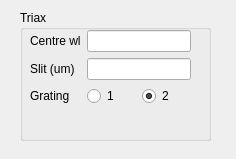
<?xml version="1.0" encoding="UTF-8"?>
<ui version="4.0">
 <class>Form</class>
 <widget class="QWidget" name="Form">
  <property name="geometry">
   <rect>
    <x>0</x>
    <y>0</y>
    <width>236</width>
    <height>159</height>
   </rect>
  </property>
  <property name="windowTitle">
   <string>Form</string>
  </property>
  <widget class="QGroupBox" name="groupBox">
   <property name="geometry">
    <rect>
     <x>20</x>
     <y>10</y>
     <width>191</width>
     <height>131</height>
    </rect>
   </property>
   <property name="title">
    <string>Triax </string>
   </property>
   <widget class="QWidget" name="formLayoutWidget">
    <property name="geometry">
     <rect>
      <x>10</x>
      <y>20</y>
      <width>161</width>
      <height>98</height>
     </rect>
    </property>
    <layout class="QFormLayout" name="formLayout">
     <item row="0" column="0">
      <widget class="QLabel" name="label">
       <property name="text">
        <string>Centre wl</string>
       </property>
      </widget>
     </item>
     <item row="1" column="0">
      <widget class="QLabel" name="label_2">
       <property name="text">
        <string>Slit (um)</string>
       </property>
      </widget>
     </item>
     <item row="2" column="0">
      <widget class="QLabel" name="label_3">
       <property name="text">
        <string>Grating</string>
       </property>
      </widget>
     </item>
     <item row="2" column="1">
      <layout class="QHBoxLayout" name="horizontalLayout">
       <item>
        <widget class="QRadioButton" name="grating_1_radioButton">
         <property name="text">
          <string>1</string>
         </property>
        </widget>
       </item>
       <item>
        <widget class="QRadioButton" name="grating_2_radioButton">
         <property name="text">
          <string>2</string>
         </property>
         <property name="checked">
          <bool>true</bool>
         </property>
        </widget>
       </item>
      </layout>
     </item>
     <item row="0" column="1">
      <widget class="QLineEdit" name="centre_wl_lineEdit"/>
     </item>
     <item row="1" column="1">
      <widget class="QLineEdit" name="slit_lineEdit"/>
     </item>
    </layout>
   </widget>
  </widget>
 </widget>
 <resources/>
 <connections/>
</ui>
